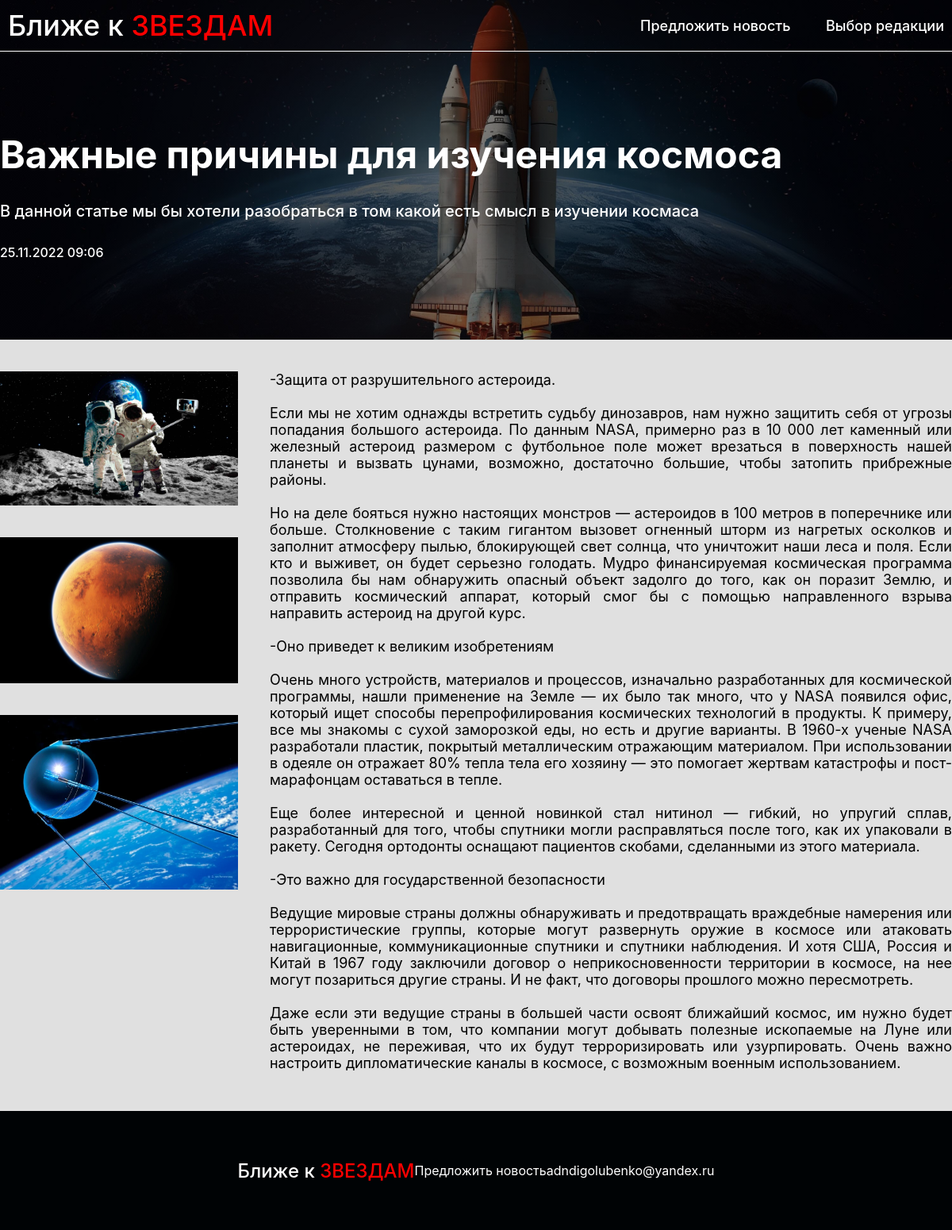
The app's page /article/11 with its own data.
### news/models.py (models this page shows, shortened)
class News(models.Model):
    title = models.CharField(max_length=250, verbose_name='Название новости')
    intro_text = models.CharField(max_length=200, blank=True, verbose_name='Предисловие')
    content = models.TextField(verbose_name='Контент')
    intro_picture = models.ImageField(upload_to='intro_pictures/%Y/%m/%d', verbose_name='Обложка')
    pictures = models.ManyToManyField('Pictures', blank=True, verbose_name='Изображенния')
    created_at = models.DateTimeField(auto_now_add=True, verbose_name='Дата создания')
    updated_at = models.DateTimeField(auto_now=True, verbose_name='Дата изменения')
    is_published = models.BooleanField(verbose_name='Опубликовано', default=False)
    is_favorite = models.BooleanField(verbose_name='Избранное', default=False)
    class Meta:
        verbose_name = 'Новость'
        verbose_name_plural = 'Новости'
        ordering = ['-created_at']

class Pictures(models.Model):
    picture = models.ImageField(upload_to='pictures/%Y/%m/%d', verbose_name='Изображение')
    class Meta:
        verbose_name = 'Изображение'
        verbose_name_plural = 'Изображения'
        ordering = ['-id']

### news/views.py (the view)
# urls.py: path('article/<int:news_id>', article, name='article'),
def article(request, news_id):
    news = News.objects.get(pk=news_id)
    pictures = news.pictures.all()
    context = {'news': news, 'pictures': pictures, }
    return render(request, 'news/article.html', context=context)

### news/templates/news/article.html (shortened to what this page needs)
<!DOCTYPE html>
{% load static %}
<html lang="ru">
<head>
    <link rel="stylesheet" href="{% static 'news/css/style.css' %}">
    <link rel="stylesheet" type="text/css" href="{% static 'news/slick-1.8.1/slick/slick.css' %}"/>
    <link rel="stylesheet" type="text/css" href="{% static 'news/slick-1.8.1/slick/slick-theme.css' %}"/>
</head>
<body>
<section id="intro"
         style="background: linear-gradient(rgba(0, 0, 0, 0.5), rgba(0, 0, 0, 0.5)), url({% if news.intro_picture %}{{ news.intro_picture.url }}{% else %}https://www.acetec.se/image/1043/12293d01d188062eb1fc7a88c46ee268.jpg{% endif %}), no-repeat; background-size: cover; background-position: center; padding-bottom: 100px;">
    <div class="container">
        <header>
            <div id="in_header">
                <div class="left-header">
                    <a href="{% url 'home' %}" class="logo">Ближе к <span class="red_logo">ЗВЕЗДАМ</span></a>
                </div>
                <div class="right-header">
                    <a href="{% url 'add_news' %}" class="offer_news">Предложить новость</a>
                    <a href="{% url 'favorite' %}" class="all_news">Выбор редакции</a>
                </div>
            </div>
        </header>
        <div id="intro-news-article">
            <div id="name-intro-news">
                {{ news.title }}
            </div>
            <div id="about-intro-news">{{ news.intro_text }}</div>
            <div id="intro-info">{{ news.created_at|date:'d.m.Y H:i' }}</div>
        </div>
    </div>
</section>
<section id="article">
    <div class="container art-cont">
        <div id="article-photos">
            {% for item in pictures %}
            <img src="{{ item.picture.url }}" alt="" srcset="">
            {% endfor %}
        </div>
        <div id="article-content">{{ news.content|linebreaksbr }}</div>
    </div>
</section>
<footer>
    <div class="container_my">
        <div id="in-footer">
            <a href="{% url 'home' %}" class="logo">Ближе к <span class="red_logo">ЗВЕЗДАМ</span></a>
            <a href="{% url 'add_news' %}">Предложить новость</a>
            <a href="mailto:adndigolubenko@yandex.ru">adndigolubenko@yandex.ru</a>
        </div>
    </div>
</footer>
</body>
</html>

### news/static/news/css/style.css (style rules this page uses)
* { margin: 0; padding: 0; font-family: 'Inter', sans-serif; }
body { background-color: #e0e0e0; min-height: 100vh; display: flex; flex-direction: column; justify-content: space-between; }
#intro { width: 100%; display: flex; flex-direction: row; flex-wrap: wrap; justify-content: center; }
.container { width: 1200px; display: flex; flex-direction: column; }
.logo { font-size: 36px; font-weight: 500; color: white; text-decoration: none; }
.red_logo { color: red; }
header { max-width: 100%; border-bottom: 1px solid white; padding: 10px; }
#in_header { display: flex; flex-wrap: wrap; flex-direction: row; justify-content: space-between; align-items: center; }
.right-header a { color: white; text-decoration: none; font-size: 18px; font-weight: 500; }
.all_news { margin-left: 40px; }
footer { width: 100%; height: 150px; background: #000305; display: flex; justify-content: center; margin-top: 50px; }
#in-footer { height: 100%; width: 100%; display: flex; flex-flow: row wrap; justify-content: space-between; align-items: center; }
#in-footer a { color: white; text-decoration: none; }
footer div .logo { font-size: 24px; }
#intro-news-article { width: 100%; color: white; margin-top: 100px; }
#name-intro-news { font-size: 48px; font-weight: bold; }
#about-intro-news { font-size: 20px; font-weight: 500; margin-top: 30px; }
#intro-info { font-size: 16px; font-weight: 500; margin-top: 30px; }
#article { display: flex; justify-content: center; margin-top: 40px; }
#article-photos { display: flex; flex-flow: column wrap; }
#article-photos img { width: 300px; margin-bottom: 40px; }
#article-photos img:last-of-type { width: 300px; margin-bottom: 0px; }
.art-cont { display: flex; flex-direction: row; }
#article-content { padding-left: 40px; font-size: 18px; text-align: justify; }

### records on screen
News: intro_picture (picture), title "Важные причины для изучения космоса", intro_text "В данной статье мы бы хотели разобраться в том какой есть смысл в изучении космаса", created_at "25.11.2022 09:06", content "-Защита от разрушительного астероида. Если мы не хотим однажды встретить судьбу динозавров, нам нужно защитить себя от угрозы попадания большого астероида. По данным NASA, примерно раз в 10 000 лет каменный или железный астероид размером с футбольное поле может врезаться в поверхность нашей планеты и вызвать цунами, возможно, достаточно большие, чтобы затопить прибрежные районы. Но на деле бояться нужно настоящих монстров — астероидов в 100 метров в поперечнике или больше. Столкновение с таким гигантом вызовет огненный шторм из нагретых осколков и заполнит атмосферу пылью, блокирующей свет солнца, что уничтожит наши леса и поля. Если кто и выживет, он будет серьезно голодать. Мудро…"
Pictures: picture (picture)
Pictures: picture (picture)
Pictures: picture (picture)
